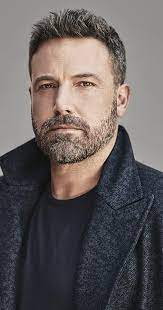
#> input picture OpenCV/faces_train/Ben Afflek/download (1).png, 163 x 310 px, found by its file name; its folder holds only this picture in this run
$ python 16_face_train.py
#> lines starting #> are read from the running program, lines starting #| are printed output that depends on the picture
import os
import cv2 as cv
import numpy as np

people = ['Ben Afflek', 'Elton John', 'Madonna', 'Jerry Seinfield', 'Mindy Kaling']

cascPath = r'OpenCV\haarcascade_frontalface_default.xml'

# [6 lines of commented-out code are left out]

DIR = r'OpenCV\faces_train'

haar_cascade = cv.CascadeClassifier(cascPath)

features = []
labels = []


def create_train():
    for person in people:
        path = os.path.join(DIR, person)
        label = people.index(person)

        for img in os.listdir(path):
            img_path = os.path.join(path, img)

            img_array = cv.imread(img_path)
#> img_array is the input picture: shape (310, 163, 3); mean B, G, R 93.9, 93.8, 100.9
            gray = cv.cvtColor(img_array, cv.COLOR_BGR2GRAY)
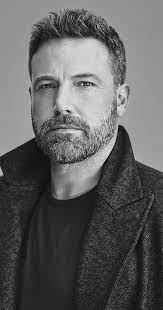
#> gray: shape (310, 163); min 0, max 242, mean 95.9

            faces_rect = haar_cascade.detectMultiScale(gray, scaleFactor = 1.1, minNeighbors=4)
#> faces_rect = [[14, 45, 104, 104]]

            for (x, y, w ,h) in faces_rect:
                faces_roi = gray[y:y+h, x:x+w]
                features.append(faces_roi)
                labels.append(label)
#> this loop made 1 pass
#> pass 1, in create_train, `faces_roi = gray[y:y+h, x:x+w]`:
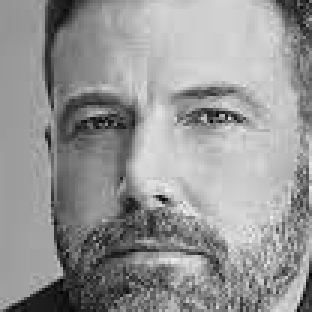
#> faces_roi: shape (104, 104) (shown 3 times larger); min 1, max 242, mean 149.5
#> after the loop, features = 1 item; labels = [0]
#> pass 2 of the loop in create_train, `for person in people:`:
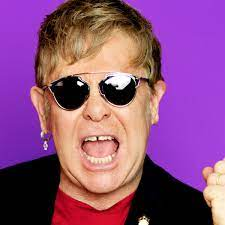
#> input picture OpenCV/faces_train/Elton John/download (1).png, 225 x 225 px, found by its file name
#> in create_train, img_array is the input picture: shape (225, 225, 3); mean B, G, R 125.5, 79.1, 140.6
#> in create_train, `gray = cv.cvtColor(img_array, cv.COLOR_BGR2GRAY)`:
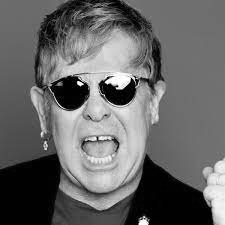
#> gray: shape (225, 225); min 0, max 255, mean 102.8
#> faces_rect = [[21, 37, 150, 150]]
#> the loop in create_train, `for (x, y, w ,h) in faces_rect:` made 1 pass
#> pass 1, in create_train, `faces_roi = gray[y:y+h, x:x+w]`:
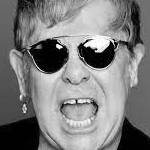
#> faces_roi: shape (150, 150); min 0, max 255, mean 125.5
#> after the loop in create_train, `for (x, y, w ,h) in faces_rect:`: features = 2 items; labels = [0, 1]


#> (the run stopped early here; a loop or call above may not have finished)
